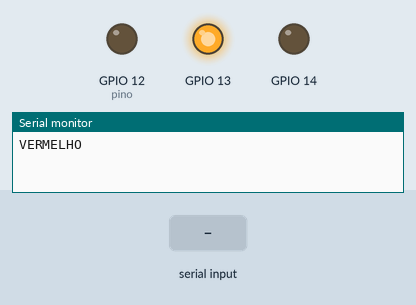
This sketch was run on a simulated ESP32. On the bench: output pins drawn as LEDs (lit = HIGH), the last lines printed to the serial monitor. The inputs (shaded band) are chosen by the test bench.

Above: at 1.2 s.
1.3 s: "a" received over Serial
At 2.1 s:
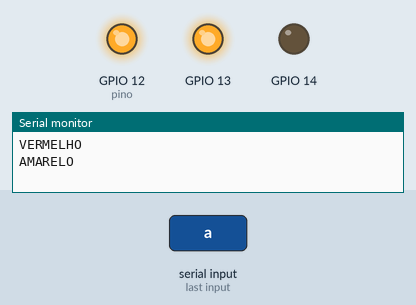
2.8 s: "a" received over Serial
At 3.2 s:
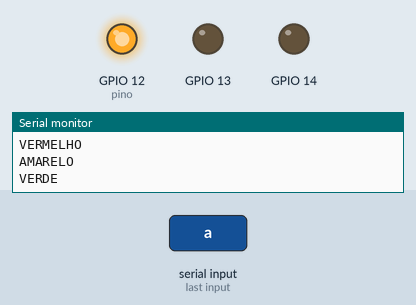
4.3 s: "a" received over Serial
At 5.5 s:
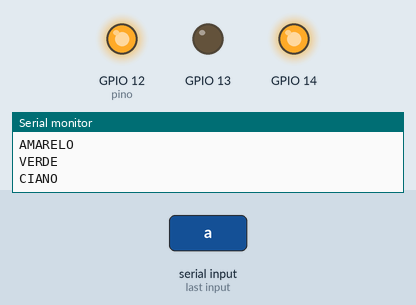
Timing chart, 0 to 7.3 s (numbered marks = the images above; inputs shaded):
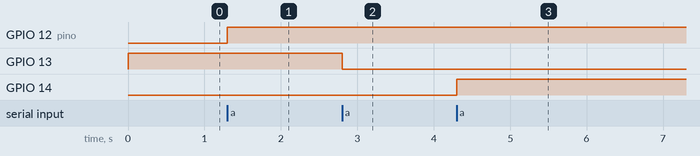

Measured:
- after the input at 1.3 s, GPIO 12 (pino): LOW → HIGH at once
- after the input at 2.8 s, GPIO 13: HIGH → LOW at once
- after the input at 4.3 s, GPIO 14: LOW → HIGH at once

The sketch:

byteRGB.ino
```cpp
int conta; //
#define qtlnh 8
byte displaySeteSeg[qtlnh][3] = { //valor1== quantidade de linhas && valor2== quantiadade de colunas
 { 0,1,0 },  //0 VERMELHO
 { 1,1,0 },  //1 AMARELO
 { 1,0,0 },  //2 VERDE
 { 1,0,1 },  //3 CIANO
 { 0,0,1 },  //4 AZUL
 { 0,1,1 },  //5 ROXO
 { 1,1,1 },  //6 TODOS ACESOS
 { 0,0,0 }, //7 TODOS APAGADOS
};
String cores[qtlnh]{
  "VERMELHO",
  "AMARELO",
  "VERDE",
  "CIANO",
  "AZUL",
  "ROXO",
  "TODOS ACESOS",
  "TODOS APAGADOS",
};

void setup(){

  //Definindo pinos como saída
  pinMode(13, OUTPUT);
  pinMode(12, OUTPUT);
  pinMode(14, OUTPUT);
 Serial.begin(115200);
  //inicializa display com número 0
  conta = 0;
  ligaSegmentosDisplay(conta);
  Serial.println(cores[conta]);
}

void loop() {
  if(Serial.read() == 'a'){ //Se o botão for pressionado soma +1 no display
    conta++; //incremento
    Serial.println(cores[conta]);
    if(conta == qtlnh){ //Se passar de 9 reseta o display para 0==============================================
      conta = 0;
      ligaSegmentosDisplay(conta);
      Serial.println(cores[conta]);
    }
    else{ //Se não mostra no display o próximo número
      ligaSegmentosDisplay(conta);
    }
  }
}

void ligaSegmentosDisplay(byte digito){ //função para acionar o display com o digito correspondente

  int pino = 12;

  //Liga os segmentos de acordo com o digito correspondente
  for (byte contadorSegmentos = 0; contadorSegmentos < qtlnh; ++contadorSegmentos){ //==================================================
    digitalWrite(pino, displaySeteSeg[digito][contadorSegmentos]);
    ++pino;
  }
}
```
